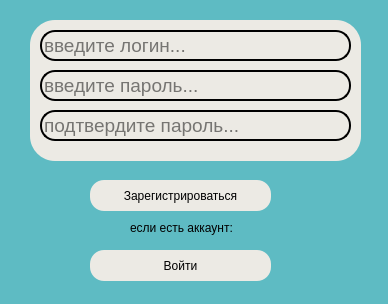
<?xml version="1.0" encoding="UTF-8"?>
<ui version="4.0">
 <class>MainWindow</class>
 <widget class="QMainWindow" name="MainWindow">
  <property name="geometry">
   <rect>
    <x>0</x>
    <y>0</y>
    <width>388</width>
    <height>304</height>
   </rect>
  </property>
  <property name="windowTitle">
   <string>MainWindow</string>
  </property>
  <property name="styleSheet">
   <string notr="true">background-color: rgb(94, 187, 195);</string>
  </property>
  <widget class="QWidget" name="centralwidget">
   <widget class="QPushButton" name="register_button">
    <property name="geometry">
     <rect>
      <x>90</x>
      <y>180</y>
      <width>181</width>
      <height>31</height>
     </rect>
    </property>
    <property name="styleSheet">
     <string notr="true">QPushButton:hover {
	background-color: #ffdbcc;
}

QPushButton:pressed {
	background-color: #fcb9aa;
}
QPushButton {
	background-color: #eceae4;
	border-radius: 14px;
}</string>
    </property>
    <property name="text">
     <string>Зарегистрироваться</string>
    </property>
   </widget>
   <widget class="QFrame" name="frame">
    <property name="geometry">
     <rect>
      <x>30</x>
      <y>20</y>
      <width>331</width>
      <height>141</height>
     </rect>
    </property>
    <property name="styleSheet">
     <string notr="true">background-color: #eceae4;
border-radius: 25px</string>
    </property>
    <widget class="QLineEdit" name="username">
     <property name="geometry">
      <rect>
       <x>10</x>
       <y>10</y>
       <width>311</width>
       <height>31</height>
      </rect>
     </property>
     <property name="font">
      <font>
       <family>Yu Gothic UI</family>
       <pointsize>14</pointsize>
      </font>
     </property>
     <property name="styleSheet">
      <string notr="true">border-radius: 15px; border: 2px solid</string>
     </property>
     <property name="placeholderText">
      <string>введите логин...</string>
     </property>
    </widget>
    <widget class="QLineEdit" name="user_pass">
     <property name="geometry">
      <rect>
       <x>10</x>
       <y>50</y>
       <width>311</width>
       <height>31</height>
      </rect>
     </property>
     <property name="font">
      <font>
       <family>Yu Gothic UI</family>
       <pointsize>14</pointsize>
      </font>
     </property>
     <property name="styleSheet">
      <string notr="true">border-radius: 15px; border: 2px solid</string>
     </property>
     <property name="placeholderText">
      <string>введите пароль...</string>
     </property>
    </widget>
    <widget class="QLineEdit" name="conf_pass">
     <property name="geometry">
      <rect>
       <x>10</x>
       <y>90</y>
       <width>311</width>
       <height>31</height>
      </rect>
     </property>
     <property name="font">
      <font>
       <family>Yu Gothic UI</family>
       <pointsize>14</pointsize>
      </font>
     </property>
     <property name="styleSheet">
      <string notr="true">border-radius: 15px; border: 2px solid</string>
     </property>
     <property name="placeholderText">
      <string>подтвердите пароль...</string>
     </property>
    </widget>
   </widget>
   <widget class="QLabel" name="label">
    <property name="geometry">
     <rect>
      <x>130</x>
      <y>220</y>
      <width>111</width>
      <height>16</height>
     </rect>
    </property>
    <property name="text">
     <string>если есть аккаунт:</string>
    </property>
   </widget>
   <widget class="QPushButton" name="login_button">
    <property name="geometry">
     <rect>
      <x>90</x>
      <y>250</y>
      <width>181</width>
      <height>31</height>
     </rect>
    </property>
    <property name="styleSheet">
     <string notr="true">QPushButton:hover {
	background-color: #ffdbcc;
}

QPushButton:pressed {
	background-color: #fcb9aa;
}
QPushButton {
	background-color: #eceae4;
	border-radius: 14px;
}</string>
    </property>
    <property name="text">
     <string>Войти</string>
    </property>
   </widget>
  </widget>
 </widget>
 <resources/>
 <connections/>
</ui>
